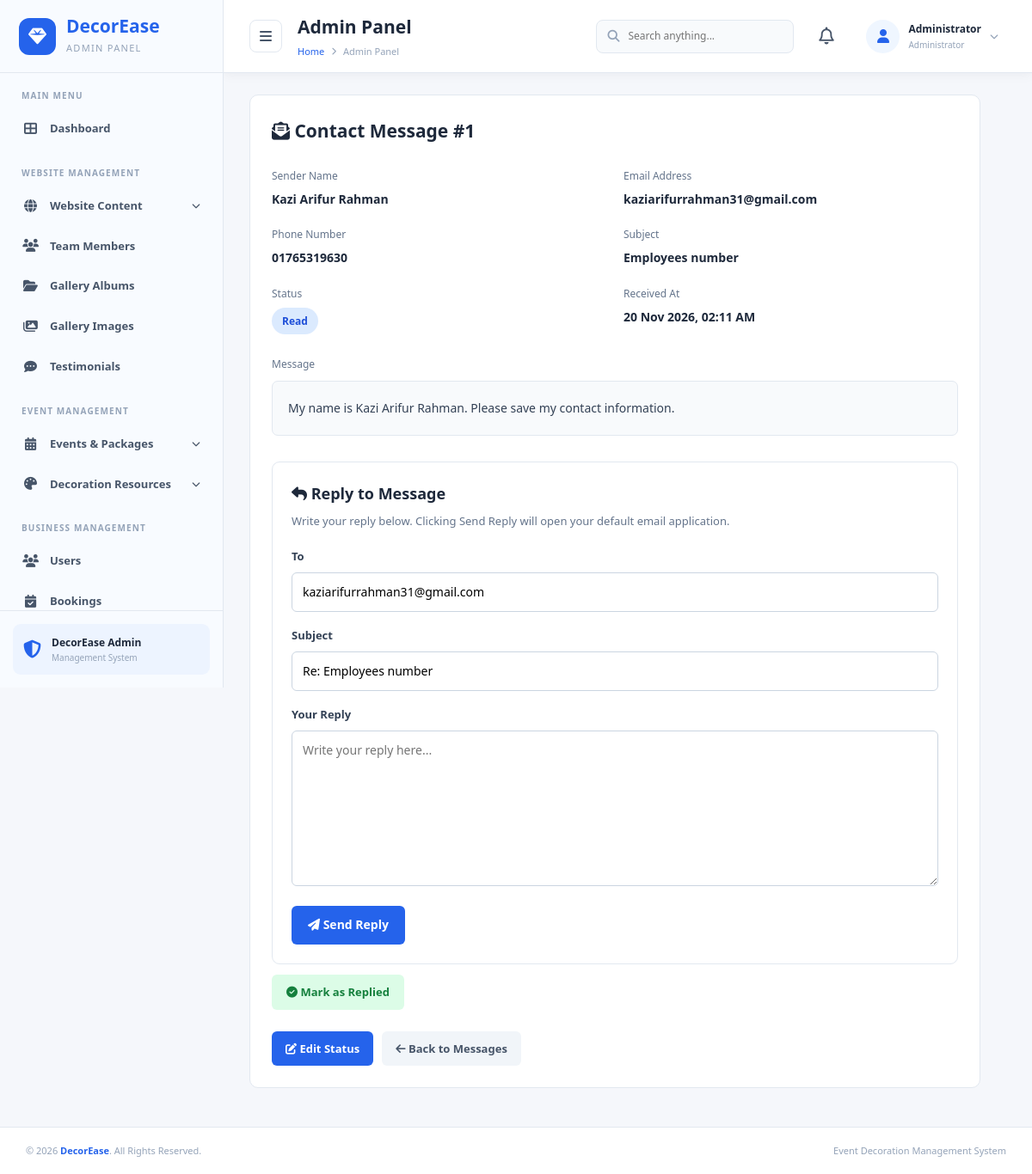
The page /admin/view_contact_message.php?message_id=1 on the database its author committed.
### tables this page shows
CREATE TABLE `contact_messages` (
  `message_id` int(10) UNSIGNED NOT NULL,
  `name` varchar(150) NOT NULL,
  `email` varchar(191) NOT NULL,
  `phone` varchar(30) DEFAULT NULL,
  `subject` varchar(200) DEFAULT NULL,
  `message` text NOT NULL,
  `status` enum('unread','read','replied') DEFAULT 'unread',
  `created_at` timestamp NOT NULL DEFAULT current_timestamp()
);

### admin/view_contact_message.php (the view, shortened to what this page needs)
<?php
require_once __DIR__ . '/../db.php';
$message_id = filter_input(INPUT_GET, 'message_id', FILTER_VALIDATE_INT);
$stmt = $conn->prepare("
    SELECT * FROM contact_messages
    WHERE message_id = ?
");
$stmt->bind_param("i", $message_id);
$stmt->execute();
$result = $stmt->get_result();
$contact = $result->fetch_assoc();
?>
<!DOCTYPE html>
<html lang="en">
<head>
    <link rel="stylesheet" href="includes/css/admin.css">
    <link rel="stylesheet" href="https://cdnjs.cloudflare.com/ajax/libs/font-awesome/6.5.0/css/all.min.css">
</head>
<body>
<div class="admin-container">
    <?php include 'includes/sidebar.php'; ?>
    <main class="main-content">
        <?php include 'includes/header.php'; ?>
        <section class="view-contact-page">
            <div class="view-contact-card">
                <h2>
                    <i class="fas fa-envelope-open-text"></i>
                    Contact Message #<?php echo (int)$contact['message_id']; ?>
                </h2>
                <div class="view-contact-info">
                    <div class="view-contact-item">
                        <label>Sender Name</label>
                        <strong><?php echo htmlspecialchars($contact['name']); ?></strong>
                    </div>
                    <div class="view-contact-item">
                        <label>Email Address</label>
                        <strong><?php echo htmlspecialchars($contact['email']); ?></strong>
                    </div>
                    <div class="view-contact-item">
                        <label>Phone Number</label>
                        <strong><?php echo htmlspecialchars($contact['phone'] ?: 'N/A'); ?></strong>
                    </div>
                    <div class="view-contact-item">
                        <label>Subject</label>
                        <strong><?php echo htmlspecialchars($contact['subject'] ?: 'No Subject'); ?></strong>
                    </div>
                    <div class="view-contact-item">
                        <label>Status</label>
                        <span class="view-contact-status">
                            <?php echo htmlspecialchars($contact['status'] ?? 'unread'); ?>
                        </span>
                    </div>
                    <div class="view-contact-item">
                        <label>Received At</label>
                        <strong>
                            <?php echo date('d M Y, h:i A', strtotime($contact['created_at'])); ?>
                        </strong>
                    </div>
                </div>
                <div class="view-contact-item">
                    <label>Message</label>
                    <div class="view-contact-message"><?php echo htmlspecialchars($contact['message']); ?></div>
                </div>
<div class="contact-reply-section">
    <h3>
        <i class="fas fa-reply"></i>
        Reply to Message
    </h3>
    <p>
        Write your reply below. Clicking Send Reply will open your default email application.
    </p>
    <form id="replyForm">
        <div class="reply-field">
            <label>To</label>
            <input
                type="email"
                value="<?php echo htmlspecialchars($contact['email']); ?>"
                readonly
            >
        </div>
        <div class="reply-field">
            <label>Subject</label>
            <input
                type="text"
                id="replySubject"
                value="<?php
                    echo htmlspecialchars(
                        'Re: ' . ($contact['subject'] ?: 'Your Contact Message')
                    );
                ?>"
            >
        </div>
        <div class="reply-field">
            <label>Your Reply</label>
            <textarea
                id="replyBody"
                rows="7"
                placeholder="Write your reply here..."
                required
            ></textarea>
        </div>
        <div class="reply-actions">
            <button type="button" class="send-reply-btn" onclick="sendReply()">
                <i class="fas fa-paper-plane"></i>
                Send Reply
            </button>
        </div>
    </form>
</div>
<form method="POST" action="mark_contact_replied.php">
    <button type="submit" class="mark-replied-btn">
        <i class="fas fa-check-circle"></i>
        Mark as Replied
    </button>
</form>
                <div class="view-contact-actions">
                    <a href="edit_contact_message.php?message_id=<?php echo (int)$contact['message_id']; ?>"
                       class="view-edit-btn">
                        <i class="fas fa-edit"></i> Edit Status
                    </a>
                    <a href="contact_messages.php" class="view-back-btn">
                        <i class="fas fa-arrow-left"></i> Back to Messages
                    </a>
                </div>
            </div>
        </section>
    </main>
</div>
<?php include 'includes/footer.php'; ?>
</body>
</html>

### admin/view_contact_message.php (style rules this page uses)
.view-contact-page { padding: 25px 30px; }
.view-contact-card { max-width: 850px; background: #fff; border: 1px solid #e2e8f0; border-radius: 10px; padding: 25px; }
.view-contact-card h2 { color: #1e293b; margin-top: 0; }
.view-contact-info { display: grid; grid-template-columns: 1fr 1fr; gap: 20px; margin: 25px 0; }
.view-contact-item label { display: block; color: #64748b; font-size: 12px; margin-bottom: 7px; }
.view-contact-item strong { color: #1e293b; font-size: 14px; overflow-wrap: anywhere; }
.view-contact-message { padding: 18px; background: #f8fafc; border: 1px solid #e2e8f0; border-radius: 7px; margin-top: 10px; color: #334155; line-height: 1.8; white-space: pre-wrap; overflow-wrap: anywhere; }
.view-contact-status { display: inline-block; padding: 6px 12px; border-radius: 20px; background: #dbeafe; color: #1d4ed8; font-size: 12px; font-weight: 600; text-transform: capitalize; }
.view-contact-actions { display: flex; gap: 10px; margin-top: 25px; flex-wrap: wrap; }
.view-contact-actions a { padding: 10px 16px; border-radius: 6px; text-decoration: none; font-size: 13px; font-weight: 600; }
.view-edit-btn { background: #2563eb; color: #fff; }
.view-back-btn { background: #f1f5f9; color: #475569; }
.contact-reply-section { margin-top: 30px; padding: 22px; background: #fff; border: 1px solid #e2e8f0; border-radius: 9px; }
.contact-reply-section h3 { color: #1e293b; font-size: 18px; margin: 0 0 8px; }
.contact-reply-section > p { color: #64748b; font-size: 13px; margin-bottom: 20px; }
.reply-field { margin-bottom: 17px; }
.reply-field label { display: block; margin-bottom: 8px; color: #334155; font-size: 13px; font-weight: 600; }
.reply-field input, .reply-field textarea { width: 100%; padding: 11px 12px; border: 1px solid #cbd5e1; border-radius: 6px; font-size: 14px; box-sizing: border-box; }
.reply-field textarea { resize: vertical; min-height: 150px; }
.send-reply-btn { padding: 11px 19px; background: #2563eb; color: #fff; border: none; border-radius: 6px; font-size: 14px; font-weight: 600; cursor: pointer; }
.mark-replied-btn { margin-top: 12px; padding: 10px 17px; background: #dcfce7; color: #15803d; border: none; border-radius: 6px; font-size: 13px; font-weight: 600; cursor: pointer; }

### rows shown on the page
contact_messages: message_id "1", name "Kazi Arifur Rahman", email "kaziarifurrahman31@gmail.com", phone "01765319630", subject "Employees number", status "Read", created_at "20 Nov 2026, 02:11 AM", message "My name is Kazi Arifur Rahman. Please save my contact information.", subject "Re: Employees number"

### other values the page prints
$pageTitle "Admin Panel"
$adminName "Administrator"
